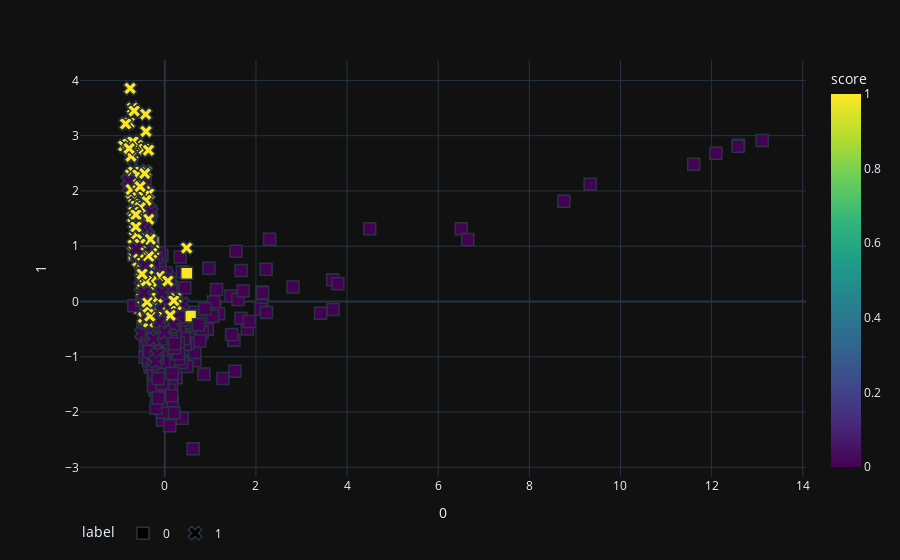

The notebook cell saved with this chart:
### Code cell
import plotly.express as px
fig = px.scatter(
    X_test, x=0, y=1,
    color=y_pred, color_continuous_scale='Viridis',
    symbol=y_test, symbol_map={'0': 'square-dot', '1': 'circle-dot'},
    labels={'symbol': 'label', 'color': 'score'}
)
fig.update_traces(marker_size=12, marker_line_width=1.5)
fig.update_layout(legend_orientation='h')
fig.show()

### Figure 1 — Plotly figure (JSON) as saved in the notebook; plotly's stock layout.template omitted (floating-point values rounded to 4 significant figures; data arrays with more than 128 entries replaced by an {"elided": "..."} marker saying what was removed)
{"data": [{"hovertemplate": "label=0<br>0=%{x}<br>1=%{y}<br>score=%{marker.color}<extra></extra>", "legendgroup": "0", "marker": {"color": {"elided": "450 int values"}, "coloraxis": "coloraxis", "symbol": "square", "line": {"width": 1.5}, "size": 12}, "mode": "markers", "name": "0", "orientation": "v", "showlegend": true, "x": {"elided": "450 float values"}, "xaxis": "x", "y": {"elided": "450 float values"}, "yaxis": "y", "type": "scatter"}, {"hovertemplate": "label=1<br>0=%{x}<br>1=%{y}<br>score=%{marker.color}<extra></extra>", "legendgroup": "1", "marker": {"color": {"elided": "240 int values"}, "coloraxis": "coloraxis", "symbol": "x", "line": {"width": 1.5}, "size": 12}, "mode": "markers", "name": "1", "orientation": "v", "showlegend": true, "x": {"elided": "240 float values"}, "xaxis": "x", "y": {"elided": "240 float values"}, "yaxis": "y", "type": "scatter"}], "layout": {"xaxis": {"anchor": "y", "domain": [0.0, 1.0], "title": {"text": "0"}}, "yaxis": {"anchor": "x", "domain": [0.0, 1.0], "title": {"text": "1"}}, "coloraxis": {"colorbar": {"title": {"text": "score"}}, "colorscale": [[0.0, "#440154"], [0.1111, "#482878"], [0.2222, "#3e4989"], [0.3333, "#31688e"], [0.4444, "#26828e"], [0.5556, "#1f9e89"], [0.6667, "#35b779"], [0.7778, "#6ece58"], [0.8889, "#b5de2b"], [1.0, "#fde725"]]}, "legend": {"title": {"text": "label"}, "tracegroupgap": 0, "orientation": "h"}, "margin": {"t": 60}}}
